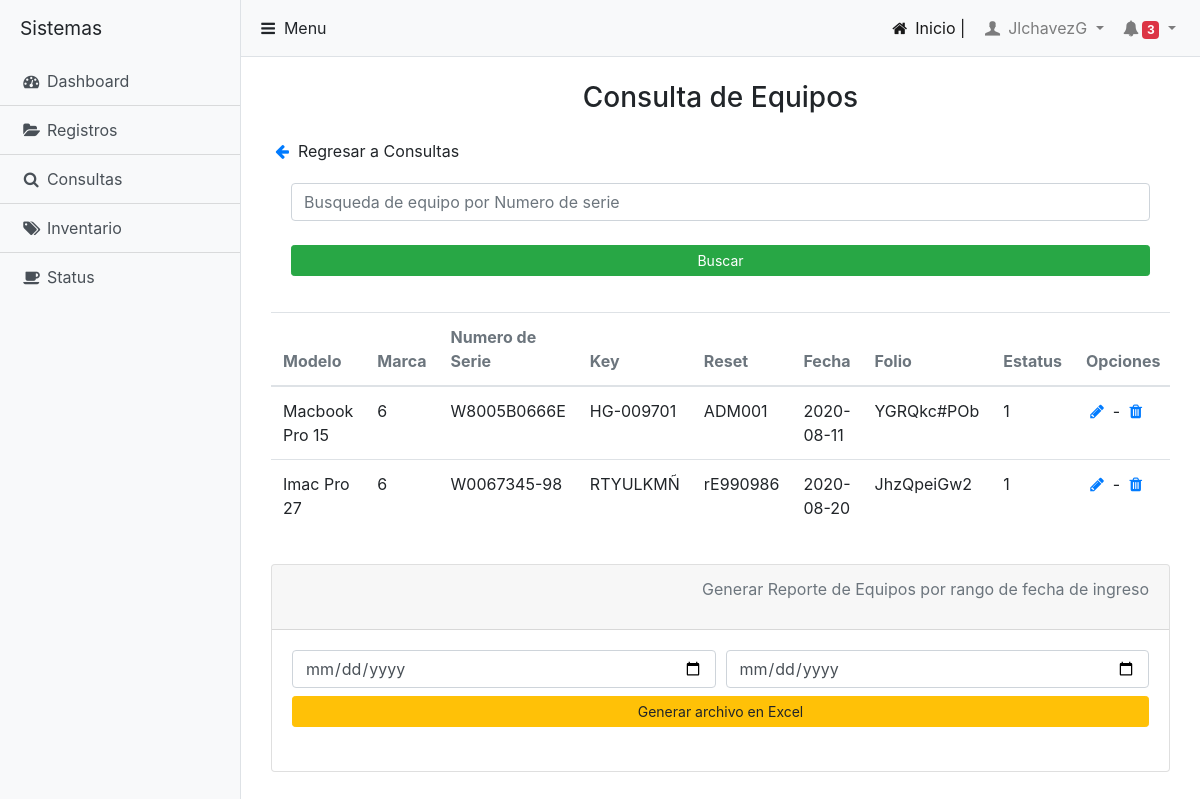
The app's page /EquiposS.php (signed in) with its own data.
### tables this page shows
CREATE TABLE `Laptop` (
  `Id_laptop` int(11) NOT NULL,
  `Modelo` varchar(255) NOT NULL,
  `Id_marca` int(11) NOT NULL,
  `Nserie` varchar(255) NOT NULL,
  `NKey` varchar(255) NOT NULL,
  `Reset` varchar(255) NOT NULL,
  `Fecha` date NOT NULL,
  `RegAuto` varchar(255) NOT NULL,
  `Estatus` int(11) NOT NULL,
  `Identificador` int(11) NOT NULL
);

### EquiposS.php (the view, shortened to what this page needs)
<?php
include 'includes/conecta.php';
$usuario = $_SESSION['Usuario'];
$consulta = "SELECT * FROM Usuarios WHERE Usuario = '".$usuario."'";
$respuesta = $conecta->query($consulta);
$fila = $respuesta->fetch_array();
if ($fila > 0) {
  $user = $fila;
}
$where = "";
$buscar = "SELECT * FROM Laptop $where";
$busca = $conecta->query($buscar);
?>
<!DOCTYPE html>
<html lang="en" dir="ltr">
  <head>
    <link rel="stylesheet" href="css/bootstrap.css">
    <link rel="stylesheet" href="css/fontello.css">
    <link rel="stylesheet" href="css/simple-sidebar.css">
    <link rel="stylesheet" href="css/pace.css">
  </head>
  <body>
    <div class="d-flex" id="wrapper">
      <?php
              $sidebar = $user['Id_Nivel']; if ($sidebar == 1) { include 'includes/sidebarS.php'; } elseif ($sidebar == 2){ include 'includes/sidebarA.php'; } else { include 'includes/sidebarU.php';}
         ?>
      <div id="page-content-wrapper">
           <?php include 'includes/barra.php'; ?>
             <div class="container-fluid">
                 <h3 class="mt-4 text text-center">Consulta de Equipos</h3>
                       <div class="container py-3">
                          <a href="ConsultasS.php"><span class="icon-left-big"></span></a> Regresar a Consultas
                           <div class="card-body">
                              <form class="" action="<?php echo $_SERVER['PHP_SELF']; ?>" method="post">
                                <input type="text" name="Serie" class="form-control" placeholder="Busqueda de equipo por Numero de serie">
                                <br><button type="submit" name="submit" class="btn btn-success btn-sm btn-block" id="dubmit">Buscar</button>
                              </form>
                           </div>
                            <div class="table-responsive py-3 table-hover" id="TablaUsuario">
                              <?php if ($busca > 0){  ?>
                               <table class="table">
                                  <thead class="text-muted">
                                     <th>Modelo</th>
                                     <th>Marca</th>
                                     <th>Numero de Serie</th>
                                     <th>Key</th>
                                     <th>Reset</th>
                                     <th>Fecha</th>
                                     <th>Folio</th>
                                     <th>Estatus</th>
                                     <th>Opciones</th>
                                  </thead>
                                  <tbody>
                                    <?php while($row = $busca->fetch_assoc()){ ?>
                                     <tr>
                                       <td><?php echo $row['Modelo']; ?></td>
                                       <td><?php echo $row['Id_marca']; ?></td>
                                       <td><?php echo $row['Nserie']; ?></td>
                                       <td><?php echo $row['NKey']; ?></td>
                                       <td><?php echo $row['Reset']; ?></td>
                                       <td><?php echo $row['Fecha']; ?></td>
                                       <td><?php echo $row['RegAuto']; ?></td>
                                       <td><?php echo $row['Estatus']; ?></td>
                                       <td><a href="Modificar_equipoS.php?Id_laptop=<?php echo $row['Id_laptop'] ?>"><span class="icon-pencil"></span></a> - <a href="./includes/Eliminar_equipoS.php?Id_laptop=<?php echo $row['Id_laptop'] ?>" onclick = "confirm(¿Estas Seguro de querer Eliminar el registro?);"><span class="icon-trash"></span></a></td>
                                     </tr>
                                   <?php } ?>
                                  </tbody>
                               </table>
                               <?php } ?>
                            </div>
                            <div class="card">
                               <div class="card-header">
                                 <p class="text-muted text-right">Generar Reporte de Equipos por rango de fecha de ingreso</p>
                               </div>
                               <div class="card-body">
                                 <form class="form-group" action="includes/reporte_equipos_excel.php" method="post">
                                   <div class="form-row">
                                       <div class="col-lg-6 col-md-6 col-sm-6">
                                         <input type="date" name="fecha1" class="form-control" required>
                                       </div>
                                       <div class="col-lg-6 col-md-6 col-sm-6">
                                         <input type="date" name="fecha2" class="form-control" required>
                                       </div>
                                       <div class="col-lg-12 col-md-12 col-sm-12 py-2">
                                         <input type="submit" name="generar" value="Generar archivo en Excel" class="btn btn-warning btn-sm btn-block">
                                       </div>
                                   </div>
                                 </form>
                               </div>
                               </div>
                            </div>
                       </div>
                  </div>
              </div>
   </body>
</html>

### css/simple-sidebar.css (style rules this page uses)
#wrapper { overflow-x: hidden; }
#page-content-wrapper { min-width: 100vw; }
@media (min-width: 768px) { #page-content-wrapper { min-width: 0; width: 100%; } }

### records on screen
laptop: Modelo "Macbook Pro 15", Id_marca "6", Nserie "W8005B0666E", NKey "HG-009701", Reset "ADM001", Fecha "2020-08-11", RegAuto "YGRQkc#POb", Estatus "1"
laptop: Modelo "Imac Pro 27", Id_marca "6", Nserie "W0067345-98", NKey "RTYULKMÑ", Reset "rE990986", Fecha "2020-08-20", RegAuto "JhzQpeiGw2", Estatus "1"

### other values on screen
$usuario "JlchavezG"
$count "3"
